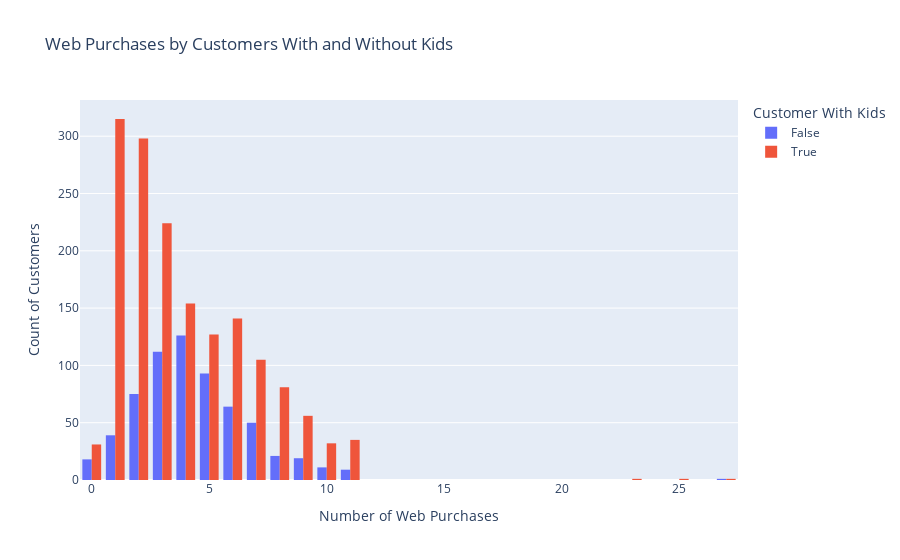

Notebook source saved alongside this figure:
### Code cell
#Are customers with children more likely to purchase products online?
df['CustomerWithKids'] = (df['Kidhome'] + df['Teenhome']) > 0  # This will be True if the sum is greater than 0

# Plotting the graph
#plt.figure(figsize=(10, 6))
#sns.countplot(x='CustomerWithKids', hue='NumWebPurchases', data=df)
#plt.title('Number of Web Purchases for Customers With and Without Kids')
#plt.xlabel('Customer With Kids')
#plt.ylabel('Count of Web Purchases')
#plt.legend(title='NumWebPurchases', bbox_to_anchor=(1.05, 1), loc='upper left')
#plt.tight_layout()  # Adjust layout to fit the legend
#plt.show()

# Now, plot the graph using Plotly
fig = px.histogram(df, x='NumWebPurchases', color='CustomerWithKids',
                   barmode='group', title='Web Purchases by Customers With and Without Kids')

# Update the layout for clarity
fig.update_layout(xaxis_title='Number of Web Purchases',
                  yaxis_title='Count of Customers',
                  legend_title='Customer With Kids')

# Show the plot
fig.show()

### Figure 1 — Plotly figure (JSON) as saved in the notebook; plotly's stock layout.template omitted (floating-point values rounded to 4 significant figures; data arrays with more than 128 entries replaced by an {"elided": "..."} marker saying what was removed)
{"data": [{"alignmentgroup": "True", "bingroup": "x", "hovertemplate": "CustomerWithKids=False<br>NumWebPurchases=%{x}<br>count=%{y}<extra></extra>", "legendgroup": "False", "marker": {"color": "#636efa", "pattern": {"shape": ""}}, "name": "False", "offsetgroup": "False", "orientation": "v", "showlegend": true, "type": "histogram", "x": {"elided": "638 int values"}, "xaxis": "x", "yaxis": "y"}, {"alignmentgroup": "True", "bingroup": "x", "hovertemplate": "CustomerWithKids=True<br>NumWebPurchases=%{x}<br>count=%{y}<extra></extra>", "legendgroup": "True", "marker": {"color": "#EF553B", "pattern": {"shape": ""}}, "name": "True", "offsetgroup": "True", "orientation": "v", "showlegend": true, "type": "histogram", "x": {"elided": "1602 int values"}, "xaxis": "x", "yaxis": "y"}], "layout": {"autosize": true, "barmode": "group", "legend": {"title": {"text": "Customer With Kids"}, "tracegroupgap": 0}, "title": {"text": "Web Purchases by Customers With and Without Kids"}, "xaxis": {"anchor": "y", "autorange": true, "domain": [0, 1], "range": [-0.5, 27.5], "title": {"text": "Number of Web Purchases"}, "type": "linear"}, "yaxis": {"anchor": "x", "autorange": true, "domain": [0, 1], "range": [0, 331.6], "title": {"text": "Count of Customers"}}}}
